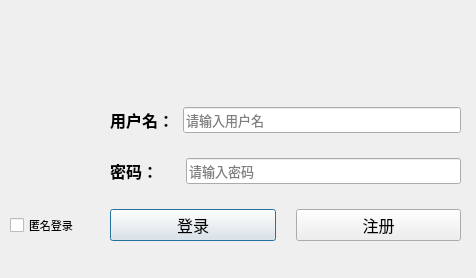
<?xml version="1.0" encoding="UTF-8"?>
<ui version="4.0">
 <class>LoginDlg</class>
 <widget class="QDialog" name="LoginDlg">
  <property name="geometry">
   <rect>
    <x>0</x>
    <y>0</y>
    <width>476</width>
    <height>278</height>
   </rect>
  </property>
  <property name="font">
   <font>
    <family>微软雅黑</family>
    <pointsize>10</pointsize>
   </font>
  </property>
  <property name="windowTitle">
   <string>Dialog</string>
  </property>
  <widget class="QLabel" name="label_3">
   <property name="geometry">
    <rect>
     <x>0</x>
     <y>0</y>
     <width>481</width>
     <height>281</height>
    </rect>
   </property>
   <property name="text">
    <string/>
   </property>
   <property name="pixmap">
    <pixmap resource="src.qrc">:/img/bkg</pixmap>
   </property>
   <property name="scaledContents">
    <bool>true</bool>
   </property>
  </widget>
  <widget class="QLabel" name="label_4">
   <property name="geometry">
    <rect>
     <x>20</x>
     <y>0</y>
     <width>231</width>
     <height>91</height>
    </rect>
   </property>
   <property name="text">
    <string/>
   </property>
   <property name="pixmap">
    <pixmap resource="src.qrc">:/img/welcomeBanner</pixmap>
   </property>
   <property name="scaledContents">
    <bool>true</bool>
   </property>
  </widget>
  <widget class="QWidget" name="layoutWidget">
   <property name="geometry">
    <rect>
     <x>110</x>
     <y>90</y>
     <width>351</width>
     <height>171</height>
    </rect>
   </property>
   <layout class="QVBoxLayout" name="verticalLayout">
    <property name="spacing">
     <number>8</number>
    </property>
    <item>
     <layout class="QHBoxLayout" name="horizontalLayout_2" stretch="1,4">
      <property name="spacing">
       <number>4</number>
      </property>
      <item>
       <widget class="QLabel" name="label">
        <property name="font">
         <font>
          <pointsize>12</pointsize>
          <weight>75</weight>
          <bold>true</bold>
         </font>
        </property>
        <property name="text">
         <string>用户名：</string>
        </property>
       </widget>
      </item>
      <item>
       <widget class="QLineEdit" name="usrLineEdit">
        <property name="placeholderText">
         <string>请输入用户名</string>
        </property>
       </widget>
      </item>
     </layout>
    </item>
    <item>
     <layout class="QHBoxLayout" name="horizontalLayout">
      <property name="spacing">
       <number>28</number>
      </property>
      <item>
       <widget class="QLabel" name="label_2">
        <property name="font">
         <font>
          <pointsize>12</pointsize>
          <weight>75</weight>
          <bold>true</bold>
         </font>
        </property>
        <property name="text">
         <string>密码：</string>
        </property>
       </widget>
      </item>
      <item>
       <widget class="QLineEdit" name="pwdLineEdit">
        <property name="echoMode">
         <enum>QLineEdit::Password</enum>
        </property>
        <property name="placeholderText">
         <string>请输入密码</string>
        </property>
       </widget>
      </item>
     </layout>
    </item>
    <item>
     <layout class="QHBoxLayout" name="horizontalLayout_3">
      <property name="spacing">
       <number>20</number>
      </property>
      <item>
       <widget class="QPushButton" name="loginBtn">
        <property name="font">
         <font>
          <pointsize>12</pointsize>
          <weight>50</weight>
          <italic>false</italic>
          <bold>false</bold>
         </font>
        </property>
        <property name="text">
         <string>登录</string>
        </property>
       </widget>
      </item>
      <item>
       <widget class="QPushButton" name="registerBtn">
        <property name="font">
         <font>
          <pointsize>12</pointsize>
          <weight>50</weight>
          <italic>false</italic>
          <bold>false</bold>
         </font>
        </property>
        <property name="text">
         <string>注册</string>
        </property>
       </widget>
      </item>
     </layout>
    </item>
   </layout>
  </widget>
  <widget class="QLabel" name="label_5">
   <property name="geometry">
    <rect>
     <x>30</x>
     <y>110</y>
     <width>70</width>
     <height>70</height>
    </rect>
   </property>
   <property name="text">
    <string/>
   </property>
   <property name="pixmap">
    <pixmap resource="src.qrc">:/img/userIcon</pixmap>
   </property>
   <property name="scaledContents">
    <bool>true</bool>
   </property>
  </widget>
  <widget class="QCheckBox" name="checkBox">
   <property name="geometry">
    <rect>
     <x>10</x>
     <y>210</y>
     <width>91</width>
     <height>31</height>
    </rect>
   </property>
   <property name="font">
    <font>
     <pointsize>8</pointsize>
    </font>
   </property>
   <property name="text">
    <string>匿名登录</string>
   </property>
  </widget>
  <zorder>label_3</zorder>
  <zorder>layoutWidget</zorder>
  <zorder>label_4</zorder>
  <zorder>label_5</zorder>
  <zorder>checkBox</zorder>
 </widget>
 <resources>
  <include location="src.qrc"/>
 </resources>
 <connections/>
</ui>
